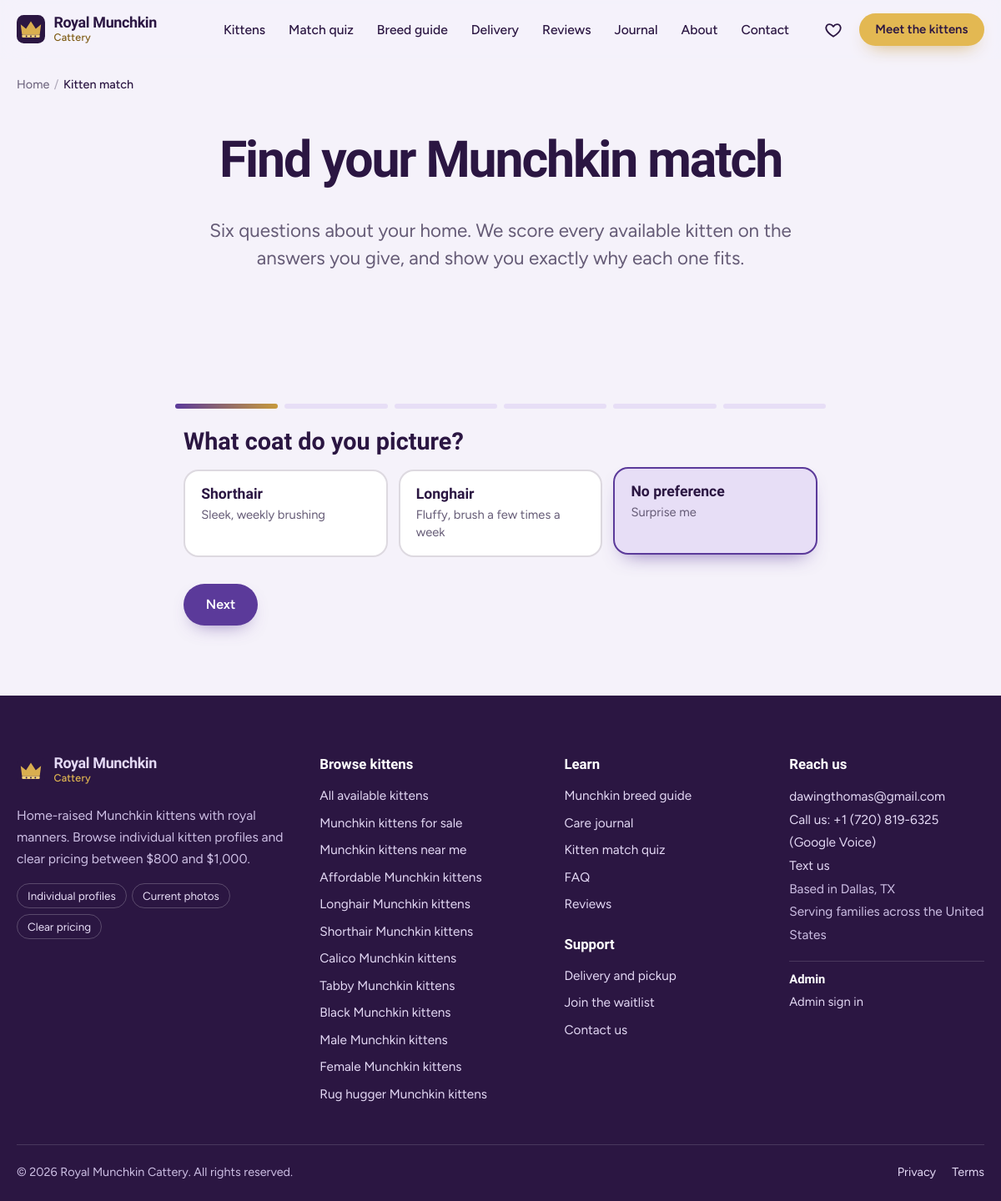
The page /kitten-match/ on the database its author committed.
### core/models.py (models this page shows, shortened)
class SiteSettings(models.Model):
    business_name = models.CharField(max_length=120, default="Royal Munchkin Cattery")
    tagline = models.CharField(max_length=200, default="Home-raised Munchkin kittens with royal manners")
    city = models.CharField(max_length=100, default="Dallas", help_text="Used in schema.org markup. Clear it to hide the address.")
    state = models.CharField(max_length=2, default="TX", blank=True)
    contact_phone = models.CharField(max_length=24, blank=True, help_text="Digits with country code, e.g. +15551234567")
    whatsapp_number = models.CharField(max_length=20, blank=True, help_text="Digits only, e.g. 15551234567")
    contact_email = models.EmailField(default="dawingthomas@gmail.com")
    instagram_url = models.URLField(blank=True)
    facebook_url = models.URLField(blank=True)
    tiktok_url = models.URLField(blank=True)
    youtube_url = models.URLField(blank=True)
    kittens_placed_count = models.PositiveIntegerField(
        default=0, help_text="Shown on the homepage only when above zero. Use a real number."
    )
    announcement = models.CharField(max_length=160, blank=True, help_text="Optional banner above the header (e.g. 'New litter due in March').")
    class Meta:
        verbose_name = "Site Settings"
        verbose_name_plural = "Site Settings"
    @classmethod
    def load(cls):
        obj = cache.get(SETTINGS_CACHE_KEY)
        if obj is None:
            obj, _ = cls.objects.get_or_create(pk=1)
            cache.set(SETTINGS_CACHE_KEY, obj, 300)
        return obj

### kittens/views.py (the view, shortened to what this page needs)
# urls.py: path("kitten-match/", views.KittenMatchView.as_view(), name="match"),
class KittenMatchView(View):
    template_name = "kittens/match.html"
    def get(self, request):
        answers = None
        matches = []
        return render(request, self.template_name, {
            "answers": answers,
            "matches": matches,
            "searched": answers is not None,
            "meta_title": "Kitten Match Quiz | Find Your Munchkin Kitten | Royal Munchkin",
            "meta_description": "Answer six quick questions and we will match you with the Munchkin kitten whose personality, coat and price fit your home.",
            "breadcrumbs": [("Home", "/"), ("Kitten match", "/kitten-match/")],
        })

### templates/kittens/match.html (shortened to what this page needs)
{% extends "base.html" %}
{% load static humanize %}
{% block content %}
<section class="section-tight">
  <div class="container narrow center">
    <h1 style="font-size:clamp(2.2rem,1.4rem + 3.4vw,3.8rem)">Find your Munchkin match</h1>
    <p class="lede">Six questions about your home. We score every available kitten on the answers you give, and show you exactly why each one fits.</p>
  </div>
</section>
<section class="section" {% if searched %}id="retake"{% endif %}>
  <div class="container narrow">
    <div class="steps-bar" hidden aria-hidden="true"><i></i><i></i><i></i><i></i><i></i><i></i></div>
    <form id="quiz-form" class="quiz" method="get" action="{% url 'kittens:match' %}">
      <div class="quiz-q"><fieldset><legend>What coat do you picture?</legend><div class="big-choices">
        <label class="big-choice"><input type="radio" name="coat" value="shorthair"><span><b>Shorthair</b><small>Sleek, weekly brushing</small></span></label>
        <label class="big-choice"><input type="radio" name="coat" value="longhair"><span><b>Longhair</b><small>Fluffy, brush a few times a week</small></span></label>
        <label class="big-choice"><input type="radio" name="coat" value="" checked><span><b>No preference</b><small>Surprise me</small></span></label></div></fieldset></div>
      <div class="step-nav"><button type="button" class="btn btn-primary" data-next hidden>Next</button></div>
    </form>
  </div>
</section>
{% endblock %}

### templates/partials/footer.html (shortened to what this page needs)
{% load humanize %}<footer class="site-footer">
  <div class="container footer-grid">
    <div class="footer-brand">
      <a class="brand brand-light" href="{% url 'core:home' %}">{% include "partials/logo.html" %}<span class="brand-text"><b>Royal Munchkin</b><i>Cattery</i></span></a>
      <p>{{ site_settings.tagline }}. Browse individual kitten profiles and clear pricing between ${{ MIN_PRICE }} and ${{ MAX_PRICE|intcomma }}.</p>
      <ul class="footer-badges">
        <li>Individual profiles</li><li>Current photos</li><li>Clear pricing</li>
      </ul>
    </div>
    <div>
      <h2 class="footer-h">Browse kittens</h2>
      <ul>
        <li><a href="{% url 'kittens:list' %}">All available kittens</a></li>
        {% for slug, label in FOOTER_LANDING_LINKS %}<li><a href="{% url 'core:landing' slug=slug %}">{{ label }}</a></li>{% endfor %}
      </ul>
    </div>
    <div>
      <h2 class="footer-h">Learn</h2>
      <ul>
        <li><a href="{% url 'core:breed_guide' %}">Munchkin breed guide</a></li>
        <li><a href="{% url 'core:journal_list' %}">Care journal</a></li>
        <li><a href="{% url 'kittens:match' %}">Kitten match quiz</a></li>
        <li><a href="{% url 'core:faq' %}">FAQ</a></li>
        <li><a href="{% url 'reviews:list' %}">Reviews</a></li>
      </ul>
      <h2 class="footer-h footer-h-2">Support</h2>
      <ul>
        <li><a href="{% url 'core:delivery' %}">Delivery and pickup</a></li>
        <li><a href="{% url 'core:waitlist' %}">Join the waitlist</a></li>
        <li><a href="{% url 'core:contact' %}">Contact us</a></li>
      </ul>
    </div>
    <div>
      <h2 class="footer-h">Reach us</h2>
      <address>
        <a href="mailto:{{ site_settings.contact_email }}">{{ site_settings.contact_email }}</a>
        {% if CONTACT_PHONE %}<br><a href="tel:{{ CONTACT_PHONE_URI }}">Call us: {{ CONTACT_PHONE }} (Google Voice)</a><br><a href="sms:{{ CONTACT_PHONE_URI }}">Text us</a>{% endif %}
        {% if site_settings.city %}<br><span>Based in {{ site_settings.city }}{% if site_settings.state %}, {{ site_settings.state }}{% endif %}</span>{% endif %}
        <br><span>{{ SITE_LOCATION_SUMMARY }}</span>
      </address>
      <div class="footer-admin">
        <h2 class="footer-h footer-h-2">Admin</h2>
        <a href="{% url 'accounts:login' %}" rel="nofollow">Admin sign in</a>
      </div>
    </div>
  </div>
  <div class="container footer-bottom">
    <span>&copy; {% now "Y" %} {{ SITE_NAME }}. All rights reserved.</span>
    <span class="footer-legal"><a href="{% url 'core:privacy' %}">Privacy</a><a href="{% url 'core:terms' %}">Terms</a></span>
  </div>
</footer>

### rows shown on the page
SiteSettings: tagline "Home-raised Munchkin kittens with royal manners", contact_email "dawingthomas@gmail.com", contact_phone "+1 (720) 819-6325", city "Dallas", state "TX", business_name "Royal Munchkin Cattery"

### other values the page prints
{{ label }} "Home"
{{ label }} "Kitten match"
{{ MIN_PRICE }} "800"
{{ MAX_PRICE|intcomma }} "1,000"
{{ label }} "Munchkin kittens for sale" "Munchkin kittens near me" "Affordable Munchkin kittens" "Longhair Munchkin kittens" "Shorthair Munchkin kittens" "Calico Munchkin kittens" "Tabby Munchkin kittens" "Black Munchkin kittens" "Male Munchkin kittens" "Female Munchkin kittens" "Rug hugger Munchkin kittens"
{{ SITE_LOCATION_SUMMARY }} "Serving families across the United States"
